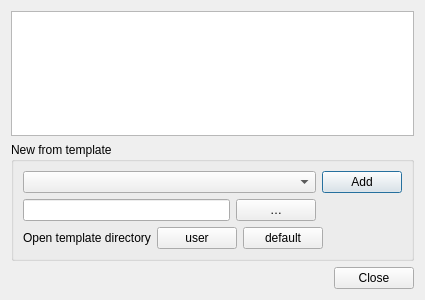
<?xml version="1.0" encoding="UTF-8"?>
<ui version="4.0">
 <class>QgsComposerManagerBase</class>
 <widget class="QDialog" name="QgsComposerManagerBase">
  <property name="geometry">
   <rect>
    <x>0</x>
    <y>0</y>
    <width>425</width>
    <height>300</height>
   </rect>
  </property>
  <property name="minimumSize">
   <size>
    <width>425</width>
    <height>300</height>
   </size>
  </property>
  <property name="windowTitle">
   <string>Composer manager</string>
  </property>
  <layout class="QVBoxLayout" name="verticalLayout">
   <item>
    <widget class="QListWidget" name="mComposerListWidget">
     <property name="selectionMode">
      <enum>QAbstractItemView::ExtendedSelection</enum>
     </property>
     <property name="selectionBehavior">
      <enum>QAbstractItemView::SelectRows</enum>
     </property>
    </widget>
   </item>
   <item>
    <widget class="QgsCollapsibleGroupBox" name="mTemplateGrpBox">
     <property name="minimumSize">
      <size>
       <width>0</width>
       <height>0</height>
      </size>
     </property>
     <property name="focusPolicy">
      <enum>Qt::StrongFocus</enum>
     </property>
     <property name="title">
      <string>New from template</string>
     </property>
     <layout class="QGridLayout" name="gridLayout">
      <property name="spacing">
       <number>6</number>
      </property>
      <item row="0" column="2">
       <widget class="QPushButton" name="mAddButton">
        <property name="sizePolicy">
         <sizepolicy hsizetype="Maximum" vsizetype="Fixed">
          <horstretch>0</horstretch>
          <verstretch>0</verstretch>
         </sizepolicy>
        </property>
        <property name="text">
         <string>Add</string>
        </property>
       </widget>
      </item>
      <item row="0" column="0" colspan="2">
       <widget class="QComboBox" name="mTemplate"/>
      </item>
      <item row="1" column="0">
       <widget class="QLineEdit" name="mTemplatePathLineEdit"/>
      </item>
      <item row="1" column="1">
       <widget class="QPushButton" name="mTemplatePathBtn">
        <property name="text">
         <string>…</string>
        </property>
       </widget>
      </item>
      <item row="2" column="0" colspan="3">
       <layout class="QHBoxLayout" name="horizontalLayout">
        <item>
         <widget class="QLabel" name="label">
          <property name="sizePolicy">
           <sizepolicy hsizetype="Maximum" vsizetype="Preferred">
            <horstretch>0</horstretch>
            <verstretch>0</verstretch>
           </sizepolicy>
          </property>
          <property name="text">
           <string>Open template directory</string>
          </property>
         </widget>
        </item>
        <item>
         <widget class="QPushButton" name="mTemplatesUserDirBtn">
          <property name="sizePolicy">
           <sizepolicy hsizetype="Maximum" vsizetype="Fixed">
            <horstretch>0</horstretch>
            <verstretch>0</verstretch>
           </sizepolicy>
          </property>
          <property name="text">
           <string>user</string>
          </property>
         </widget>
        </item>
        <item>
         <widget class="QPushButton" name="mTemplatesDefaultDirBtn">
          <property name="sizePolicy">
           <sizepolicy hsizetype="Maximum" vsizetype="Fixed">
            <horstretch>0</horstretch>
            <verstretch>0</verstretch>
           </sizepolicy>
          </property>
          <property name="text">
           <string>default</string>
          </property>
         </widget>
        </item>
        <item>
         <spacer name="horizontalSpacer">
          <property name="orientation">
           <enum>Qt::Horizontal</enum>
          </property>
          <property name="sizeHint" stdset="0">
           <size>
            <width>40</width>
            <height>20</height>
           </size>
          </property>
         </spacer>
        </item>
       </layout>
      </item>
     </layout>
    </widget>
   </item>
   <item>
    <widget class="QDialogButtonBox" name="mButtonBox">
     <property name="orientation">
      <enum>Qt::Horizontal</enum>
     </property>
     <property name="standardButtons">
      <set>QDialogButtonBox::Close</set>
     </property>
    </widget>
   </item>
  </layout>
 </widget>
 <customwidgets>
  <customwidget>
   <class>QgsCollapsibleGroupBox</class>
   <extends>QGroupBox</extends>
   <header>qgscollapsiblegroupbox.h</header>
   <container>1</container>
  </customwidget>
 </customwidgets>
 <tabstops>
  <tabstop>mComposerListWidget</tabstop>
  <tabstop>mTemplateGrpBox</tabstop>
  <tabstop>mTemplate</tabstop>
  <tabstop>mAddButton</tabstop>
  <tabstop>mTemplatePathLineEdit</tabstop>
  <tabstop>mTemplatePathBtn</tabstop>
  <tabstop>mTemplatesUserDirBtn</tabstop>
  <tabstop>mTemplatesDefaultDirBtn</tabstop>
  <tabstop>mButtonBox</tabstop>
 </tabstops>
 <resources/>
 <connections>
  <connection>
   <sender>mButtonBox</sender>
   <signal>accepted()</signal>
   <receiver>QgsComposerManagerBase</receiver>
   <slot>accept()</slot>
   <hints>
    <hint type="sourcelabel">
     <x>266</x>
     <y>295</y>
    </hint>
    <hint type="destinationlabel">
     <x>157</x>
     <y>274</y>
    </hint>
   </hints>
  </connection>
  <connection>
   <sender>mButtonBox</sender>
   <signal>rejected()</signal>
   <receiver>QgsComposerManagerBase</receiver>
   <slot>reject()</slot>
   <hints>
    <hint type="sourcelabel">
     <x>266</x>
     <y>295</y>
    </hint>
    <hint type="destinationlabel">
     <x>286</x>
     <y>274</y>
    </hint>
   </hints>
  </connection>
 </connections>
</ui>
